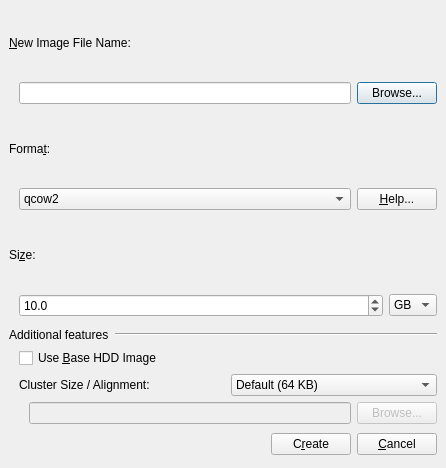
<?xml version="1.0" encoding="UTF-8"?>
<ui version="4.0">
 <author>Andrey Rijov</author>
 <class>Create_HDD_Image_Window</class>
 <widget class="QDialog" name="Create_HDD_Image_Window">
  <property name="geometry">
   <rect>
    <x>0</x>
    <y>0</y>
    <width>446</width>
    <height>468</height>
   </rect>
  </property>
  <property name="windowTitle">
   <string>Create HDD Image</string>
  </property>
  <property name="windowIcon">
   <iconset resource="../resources/icons.qrc">
    <normaloff>:/hdd.png</normaloff>:/hdd.png</iconset>
  </property>
  <layout class="QVBoxLayout" name="verticalLayout_2">
   <item>
    <widget class="QLabel" name="Label_New_Image">
     <property name="sizePolicy">
      <sizepolicy hsizetype="Maximum" vsizetype="Preferred">
       <horstretch>0</horstretch>
       <verstretch>0</verstretch>
      </sizepolicy>
     </property>
     <property name="text">
      <string>&amp;New Image File Name:</string>
     </property>
     <property name="buddy">
      <cstring>Edit_File_Name</cstring>
     </property>
    </widget>
   </item>
   <item>
    <layout class="QHBoxLayout" name="horizontalLayout_2">
     <property name="leftMargin">
      <number>10</number>
     </property>
     <item>
      <widget class="QLineEdit" name="Edit_File_Name"/>
     </item>
     <item>
      <widget class="QPushButton" name="Button_Browse_New_Image">
       <property name="text">
        <string>Browse...</string>
       </property>
      </widget>
     </item>
    </layout>
   </item>
   <item>
    <spacer name="verticalSpacer">
     <property name="orientation">
      <enum>Qt::Vertical</enum>
     </property>
     <property name="sizeType">
      <enum>QSizePolicy::Fixed</enum>
     </property>
     <property name="sizeHint" stdset="0">
      <size>
       <width>40</width>
       <height>5</height>
      </size>
     </property>
    </spacer>
   </item>
   <item>
    <widget class="QLabel" name="Lebel_Format">
     <property name="text">
      <string>Forma&amp;t:</string>
     </property>
     <property name="buddy">
      <cstring>CB_Format</cstring>
     </property>
    </widget>
   </item>
   <item>
    <layout class="QHBoxLayout" name="horizontalLayout_4">
     <property name="leftMargin">
      <number>10</number>
     </property>
     <item>
      <widget class="QComboBox" name="CB_Format">
       <property name="sizePolicy">
        <sizepolicy hsizetype="Expanding" vsizetype="Fixed">
         <horstretch>0</horstretch>
         <verstretch>0</verstretch>
        </sizepolicy>
       </property>
       <property name="maxCount">
        <number>32</number>
       </property>
       <item>
        <property name="text">
         <string>qcow2</string>
        </property>
       </item>
       <item>
        <property name="text">
         <string>qcow</string>
        </property>
       </item>
       <item>
        <property name="text">
         <string>vmdk</string>
        </property>
       </item>
       <item>
        <property name="text">
         <string>cow</string>
        </property>
       </item>
       <item>
        <property name="text">
         <string>raw</string>
        </property>
       </item>
       <item>
        <property name="text">
         <string>cloop</string>
        </property>
       </item>
      </widget>
     </item>
     <item>
      <widget class="QPushButton" name="Button_Format_Help">
       <property name="text">
        <string>&amp;Help...</string>
       </property>
      </widget>
     </item>
    </layout>
   </item>
   <item>
    <spacer name="verticalSpacer_2">
     <property name="orientation">
      <enum>Qt::Vertical</enum>
     </property>
     <property name="sizeType">
      <enum>QSizePolicy::Fixed</enum>
     </property>
     <property name="sizeHint" stdset="0">
      <size>
       <width>40</width>
       <height>5</height>
      </size>
     </property>
    </spacer>
   </item>
   <item>
    <widget class="QLabel" name="Label_Size">
     <property name="text">
      <string>Si&amp;ze:</string>
     </property>
     <property name="buddy">
      <cstring>SB_Size</cstring>
     </property>
    </widget>
   </item>
   <item>
    <layout class="QHBoxLayout" name="horizontalLayout_5">
     <property name="leftMargin">
      <number>10</number>
     </property>
     <item>
      <widget class="QDoubleSpinBox" name="SB_Size">
       <property name="decimals">
        <number>1</number>
       </property>
       <property name="minimum">
        <double>1.000000000000000</double>
       </property>
       <property name="maximum">
        <double>9999.000000000000000</double>
       </property>
       <property name="singleStep">
        <double>1.000000000000000</double>
       </property>
       <property name="value">
        <double>10.000000000000000</double>
       </property>
      </widget>
     </item>
     <item>
      <widget class="QComboBox" name="CB_Suffix">
       <property name="sizePolicy">
        <sizepolicy hsizetype="Maximum" vsizetype="Fixed">
         <horstretch>0</horstretch>
         <verstretch>0</verstretch>
        </sizepolicy>
       </property>
       <property name="currentIndex">
        <number>2</number>
       </property>
       <item>
        <property name="text">
         <string>KB</string>
        </property>
       </item>
       <item>
        <property name="text">
         <string>MB</string>
        </property>
       </item>
       <item>
        <property name="text">
         <string>GB</string>
        </property>
       </item>
      </widget>
     </item>
    </layout>
   </item>
   <item>
    <spacer name="verticalSpacer_3">
     <property name="orientation">
      <enum>Qt::Vertical</enum>
     </property>
     <property name="sizeType">
      <enum>QSizePolicy::Fixed</enum>
     </property>
     <property name="sizeHint" stdset="0">
      <size>
       <width>40</width>
       <height>5</height>
      </size>
     </property>
    </spacer>
   </item>
   <item>
    <layout class="QHBoxLayout" name="horizontalLayout_6">
     <item>
      <widget class="QLabel" name="Label_Options">
       <property name="sizePolicy">
        <sizepolicy hsizetype="Maximum" vsizetype="Preferred">
         <horstretch>0</horstretch>
         <verstretch>0</verstretch>
        </sizepolicy>
       </property>
       <property name="text">
        <string>Additional features</string>
       </property>
      </widget>
     </item>
     <item>
      <widget class="Line" name="line_3">
       <property name="orientation">
        <enum>Qt::Horizontal</enum>
       </property>
      </widget>
     </item>
    </layout>
   </item>
   <item>
    <layout class="QVBoxLayout" name="verticalLayout">
     <property name="leftMargin">
      <number>10</number>
     </property>
     <item>
      <widget class="QCheckBox" name="CH_Base_Image">
       <property name="sizePolicy">
        <sizepolicy hsizetype="Maximum" vsizetype="Fixed">
         <horstretch>0</horstretch>
         <verstretch>0</verstretch>
        </sizepolicy>
       </property>
       <property name="text">
        <string>Use &amp;Base HDD Image</string>
       </property>
      </widget>
     </item>
     <item>
      <layout class="QHBoxLayout" name="horizontalLayout_Cluster">
       <item>
        <widget class="QLabel" name="Label_Cluster_Size">
         <property name="text">
          <string>Cluster Size / Alignment:</string>
         </property>
        </widget>
       </item>
       <item>
        <widget class="QComboBox" name="CB_Cluster_Size">
         <property name="toolTip">
          <string>Cluster size for QCOW2 images. 4 KB aligns with 4Kn native sector disks and ZFS record sizes, minimizing write amplification.</string>
         </property>
         <item>
          <property name="text">
           <string>Default (64 KB)</string>
          </property>
         </item>
         <item>
          <property name="text">
           <string>4 KB (4Kn / ZFS Aligned)</string>
          </property>
         </item>
         <item>
          <property name="text">
           <string>8 KB</string>
          </property>
         </item>
         <item>
          <property name="text">
           <string>16 KB</string>
          </property>
         </item>
         <item>
          <property name="text">
           <string>32 KB</string>
          </property>
         </item>
         <item>
          <property name="text">
           <string>64 KB</string>
          </property>
         </item>
         <item>
          <property name="text">
           <string>128 KB</string>
          </property>
         </item>
         <item>
          <property name="text">
           <string>256 KB</string>
          </property>
         </item>
         <item>
          <property name="text">
           <string>512 KB</string>
          </property>
         </item>
         <item>
          <property name="text">
           <string>1 MB</string>
          </property>
         </item>
         <item>
          <property name="text">
           <string>2 MB</string>
          </property>
         </item>
        </widget>
       </item>
      </layout>
     </item>
     <item>
      <layout class="QHBoxLayout" name="horizontalLayout_3">
       <property name="leftMargin">
        <number>10</number>
       </property>
       <item>
        <widget class="QLineEdit" name="Edit_Base_Image_File_Name">
         <property name="enabled">
          <bool>false</bool>
         </property>
        </widget>
       </item>
       <item>
        <widget class="QPushButton" name="Button_Browse_Base_Image">
         <property name="enabled">
          <bool>false</bool>
         </property>
         <property name="text">
          <string>Browse...</string>
         </property>
        </widget>
       </item>
      </layout>
     </item>
    </layout>
   </item>
   <item>
    <layout class="QHBoxLayout" name="horizontalLayout">
     <property name="spacing">
      <number>6</number>
     </property>
     <item>
      <spacer>
       <property name="orientation">
        <enum>Qt::Horizontal</enum>
       </property>
       <property name="sizeHint" stdset="0">
        <size>
         <width>201</width>
         <height>29</height>
        </size>
       </property>
      </spacer>
     </item>
     <item>
      <widget class="QPushButton" name="Button_Create">
       <property name="text">
        <string>C&amp;reate</string>
       </property>
       <property name="icon">
        <iconset resource="../resources/icons.qrc">
         <normaloff>:/go.png</normaloff>:/go.png</iconset>
       </property>
      </widget>
     </item>
     <item>
      <widget class="QPushButton" name="Button_Cancel">
       <property name="text">
        <string>&amp;Cancel</string>
       </property>
       <property name="icon">
        <iconset resource="../resources/icons.qrc">
         <normaloff>:/cancel.png</normaloff>:/cancel.png</iconset>
       </property>
      </widget>
     </item>
    </layout>
   </item>
  </layout>
 </widget>
 <layoutdefault spacing="6" margin="9"/>
 <tabstops>
  <tabstop>Edit_File_Name</tabstop>
  <tabstop>Button_Browse_New_Image</tabstop>
  <tabstop>CB_Format</tabstop>
  <tabstop>Button_Format_Help</tabstop>
  <tabstop>SB_Size</tabstop>
  <tabstop>CB_Suffix</tabstop>
  <tabstop>CH_Base_Image</tabstop>
  <tabstop>Edit_Base_Image_File_Name</tabstop>
  <tabstop>Button_Browse_Base_Image</tabstop>
  <tabstop>Button_Create</tabstop>
  <tabstop>Button_Cancel</tabstop>
 </tabstops>
 <resources>
  <include location="../resources/icons.qrc"/>
 </resources>
 <connections>
  <connection>
   <sender>Button_Cancel</sender>
   <signal>clicked()</signal>
   <receiver>Create_HDD_Image_Window</receiver>
   <slot>reject()</slot>
   <hints>
    <hint type="sourcelabel">
     <x>371</x>
     <y>578</y>
    </hint>
    <hint type="destinationlabel">
     <x>170</x>
     <y>411</y>
    </hint>
   </hints>
  </connection>
  <connection>
   <sender>CH_Base_Image</sender>
   <signal>clicked(bool)</signal>
   <receiver>Edit_Base_Image_File_Name</receiver>
   <slot>setEnabled(bool)</slot>
   <hints>
    <hint type="sourcelabel">
     <x>99</x>
     <y>22</y>
    </hint>
    <hint type="destinationlabel">
     <x>73</x>
     <y>56</y>
    </hint>
   </hints>
  </connection>
  <connection>
   <sender>CH_Base_Image</sender>
   <signal>clicked(bool)</signal>
   <receiver>Button_Browse_Base_Image</receiver>
   <slot>setEnabled(bool)</slot>
   <hints>
    <hint type="sourcelabel">
     <x>134</x>
     <y>23</y>
    </hint>
    <hint type="destinationlabel">
     <x>339</x>
     <y>59</y>
    </hint>
   </hints>
  </connection>
 </connections>
</ui>
